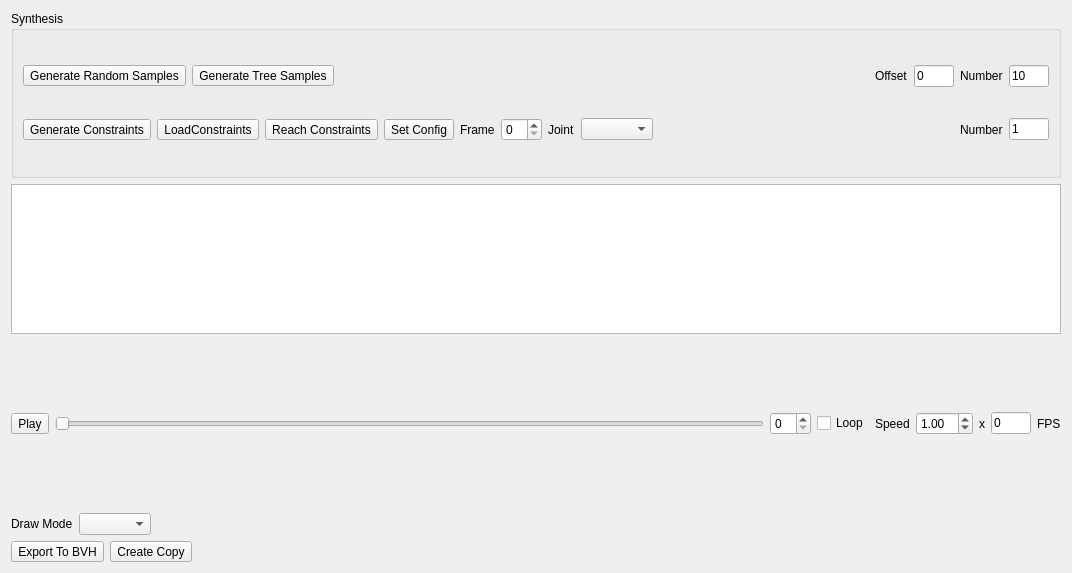
<?xml version="1.0" encoding="UTF-8"?>
<ui version="4.0">
 <class>Form</class>
 <widget class="QWidget" name="Form">
  <property name="geometry">
   <rect>
    <x>0</x>
    <y>0</y>
    <width>1072</width>
    <height>573</height>
   </rect>
  </property>
  <property name="windowTitle">
   <string>Form</string>
  </property>
  <layout class="QVBoxLayout" name="verticalLayout">
   <item>
    <widget class="QGroupBox" name="groupBox_2">
     <property name="title">
      <string>Synthesis</string>
     </property>
     <layout class="QVBoxLayout" name="verticalLayout_2">
      <item>
       <layout class="QHBoxLayout" name="horizontalLayout_5">
        <item>
         <widget class="QToolButton" name="generateRandomSamplesButton">
          <property name="text">
           <string>Generate Random Samples</string>
          </property>
         </widget>
        </item>
        <item>
         <widget class="QToolButton" name="generateTreeSamplesButton">
          <property name="text">
           <string>Generate Tree Samples</string>
          </property>
         </widget>
        </item>
        <item>
         <spacer name="horizontalSpacer_3">
          <property name="orientation">
           <enum>Qt::Horizontal</enum>
          </property>
          <property name="sizeHint" stdset="0">
           <size>
            <width>40</width>
            <height>20</height>
           </size>
          </property>
         </spacer>
        </item>
        <item>
         <widget class="QLabel" name="label_8">
          <property name="text">
           <string>Offset</string>
          </property>
         </widget>
        </item>
        <item>
         <widget class="QLineEdit" name="sampleOffsetLineEdit">
          <property name="maximumSize">
           <size>
            <width>40</width>
            <height>16777215</height>
           </size>
          </property>
          <property name="text">
           <string>0</string>
          </property>
         </widget>
        </item>
        <item>
         <widget class="QLabel" name="label_5">
          <property name="text">
           <string>Number</string>
          </property>
         </widget>
        </item>
        <item>
         <widget class="QLineEdit" name="numSamplesLineEdit">
          <property name="maximumSize">
           <size>
            <width>40</width>
            <height>16777215</height>
           </size>
          </property>
          <property name="text">
           <string>10</string>
          </property>
         </widget>
        </item>
       </layout>
      </item>
      <item>
       <layout class="QHBoxLayout" name="horizontalLayout_8">
        <item>
         <widget class="QToolButton" name="generateRandomConstraintsButton">
          <property name="text">
           <string>Generate Constraints</string>
          </property>
         </widget>
        </item>
        <item>
         <widget class="QToolButton" name="loadConstraintsButton">
          <property name="text">
           <string>LoadConstraints</string>
          </property>
         </widget>
        </item>
        <item>
         <widget class="QToolButton" name="reachConstraintsButton">
          <property name="text">
           <string>Reach Constraints</string>
          </property>
         </widget>
        </item>
        <item>
         <widget class="QToolButton" name="setConfigButton">
          <property name="text">
           <string>Set Config</string>
          </property>
         </widget>
        </item>
        <item>
         <layout class="QHBoxLayout" name="horizontalLayout_2">
          <item>
           <widget class="QLabel" name="label">
            <property name="text">
             <string>Frame</string>
            </property>
           </widget>
          </item>
          <item>
           <widget class="QSpinBox" name="frameNumberSpinBox"/>
          </item>
         </layout>
        </item>
        <item>
         <layout class="QHBoxLayout" name="horizontalLayout">
          <item>
           <widget class="QLabel" name="label_4">
            <property name="text">
             <string>Joint</string>
            </property>
           </widget>
          </item>
          <item>
           <widget class="QComboBox" name="jointComboBox"/>
          </item>
         </layout>
        </item>
        <item>
         <layout class="QHBoxLayout" name="horizontalLayout_7">
          <item>
           <spacer name="horizontalSpacer">
            <property name="orientation">
             <enum>Qt::Horizontal</enum>
            </property>
            <property name="sizeHint" stdset="0">
             <size>
              <width>40</width>
              <height>20</height>
             </size>
            </property>
           </spacer>
          </item>
          <item>
           <widget class="QLabel" name="label_6">
            <property name="text">
             <string>Number</string>
            </property>
           </widget>
          </item>
          <item>
           <widget class="QLineEdit" name="numConstraintsLineEdit">
            <property name="maximumSize">
             <size>
              <width>40</width>
              <height>16777215</height>
             </size>
            </property>
            <property name="text">
             <string>1</string>
            </property>
           </widget>
          </item>
         </layout>
        </item>
       </layout>
      </item>
     </layout>
    </widget>
   </item>
   <item>
    <widget class="TimeLineLabelView" name="labelView">
     <property name="maximumSize">
      <size>
       <width>16777215</width>
       <height>150</height>
      </size>
     </property>
    </widget>
   </item>
   <item>
    <layout class="QHBoxLayout" name="horizontalLayout_4">
     <item>
      <widget class="QToolButton" name="animationToggleButton">
       <property name="text">
        <string>Play</string>
       </property>
      </widget>
     </item>
     <item>
      <widget class="QSlider" name="animationFrameSlider">
       <property name="orientation">
        <enum>Qt::Horizontal</enum>
       </property>
      </widget>
     </item>
     <item>
      <widget class="QSpinBox" name="animationFrameSpinBox"/>
     </item>
     <item>
      <widget class="QCheckBox" name="loopAnimationCheckBox">
       <property name="text">
        <string>Loop</string>
       </property>
       <property name="checked">
        <bool>false</bool>
       </property>
      </widget>
     </item>
     <item>
      <widget class="QLabel" name="label_2">
       <property name="text">
        <string>Speed</string>
       </property>
      </widget>
     </item>
     <item>
      <widget class="QDoubleSpinBox" name="animationSpeedDoubleSpinBox">
       <property name="singleStep">
        <double>0.100000000000000</double>
       </property>
       <property name="value">
        <double>1.000000000000000</double>
       </property>
      </widget>
     </item>
     <item>
      <widget class="QLabel" name="label_3">
       <property name="text">
        <string>x</string>
       </property>
      </widget>
     </item>
     <item>
      <widget class="QLineEdit" name="fpsLineEdit">
       <property name="maximumSize">
        <size>
         <width>40</width>
         <height>16777215</height>
        </size>
       </property>
       <property name="text">
        <string>0</string>
       </property>
      </widget>
     </item>
     <item>
      <widget class="QLabel" name="label_9">
       <property name="text">
        <string>FPS</string>
       </property>
      </widget>
     </item>
    </layout>
   </item>
   <item>
    <layout class="QHBoxLayout" name="horizontalLayout_6">
     <item>
      <widget class="QLabel" name="label_7">
       <property name="text">
        <string>Draw Mode</string>
       </property>
      </widget>
     </item>
     <item>
      <widget class="QComboBox" name="drawModeComboBox"/>
     </item>
     <item>
      <spacer name="horizontalSpacer_4">
       <property name="orientation">
        <enum>Qt::Horizontal</enum>
       </property>
       <property name="sizeHint" stdset="0">
        <size>
         <width>40</width>
         <height>20</height>
        </size>
       </property>
      </spacer>
     </item>
    </layout>
   </item>
   <item>
    <layout class="QHBoxLayout" name="horizontalLayout_3">
     <item>
      <widget class="QToolButton" name="exportButton">
       <property name="text">
        <string>Export To BVH</string>
       </property>
      </widget>
     </item>
     <item>
      <widget class="QToolButton" name="createCopyButton">
       <property name="text">
        <string>Create Copy</string>
       </property>
      </widget>
     </item>
     <item>
      <spacer name="horizontalSpacer_2">
       <property name="orientation">
        <enum>Qt::Horizontal</enum>
       </property>
       <property name="sizeHint" stdset="0">
        <size>
         <width>40</width>
         <height>20</height>
        </size>
       </property>
      </spacer>
     </item>
    </layout>
   </item>
  </layout>
 </widget>
 <customwidgets>
  <customwidget>
   <class>TimeLineLabelView</class>
   <extends>QGraphicsView</extends>
   <header>tool/core/widgets/time_line_label_view</header>
  </customwidget>
 </customwidgets>
 <resources/>
 <connections/>
</ui>
